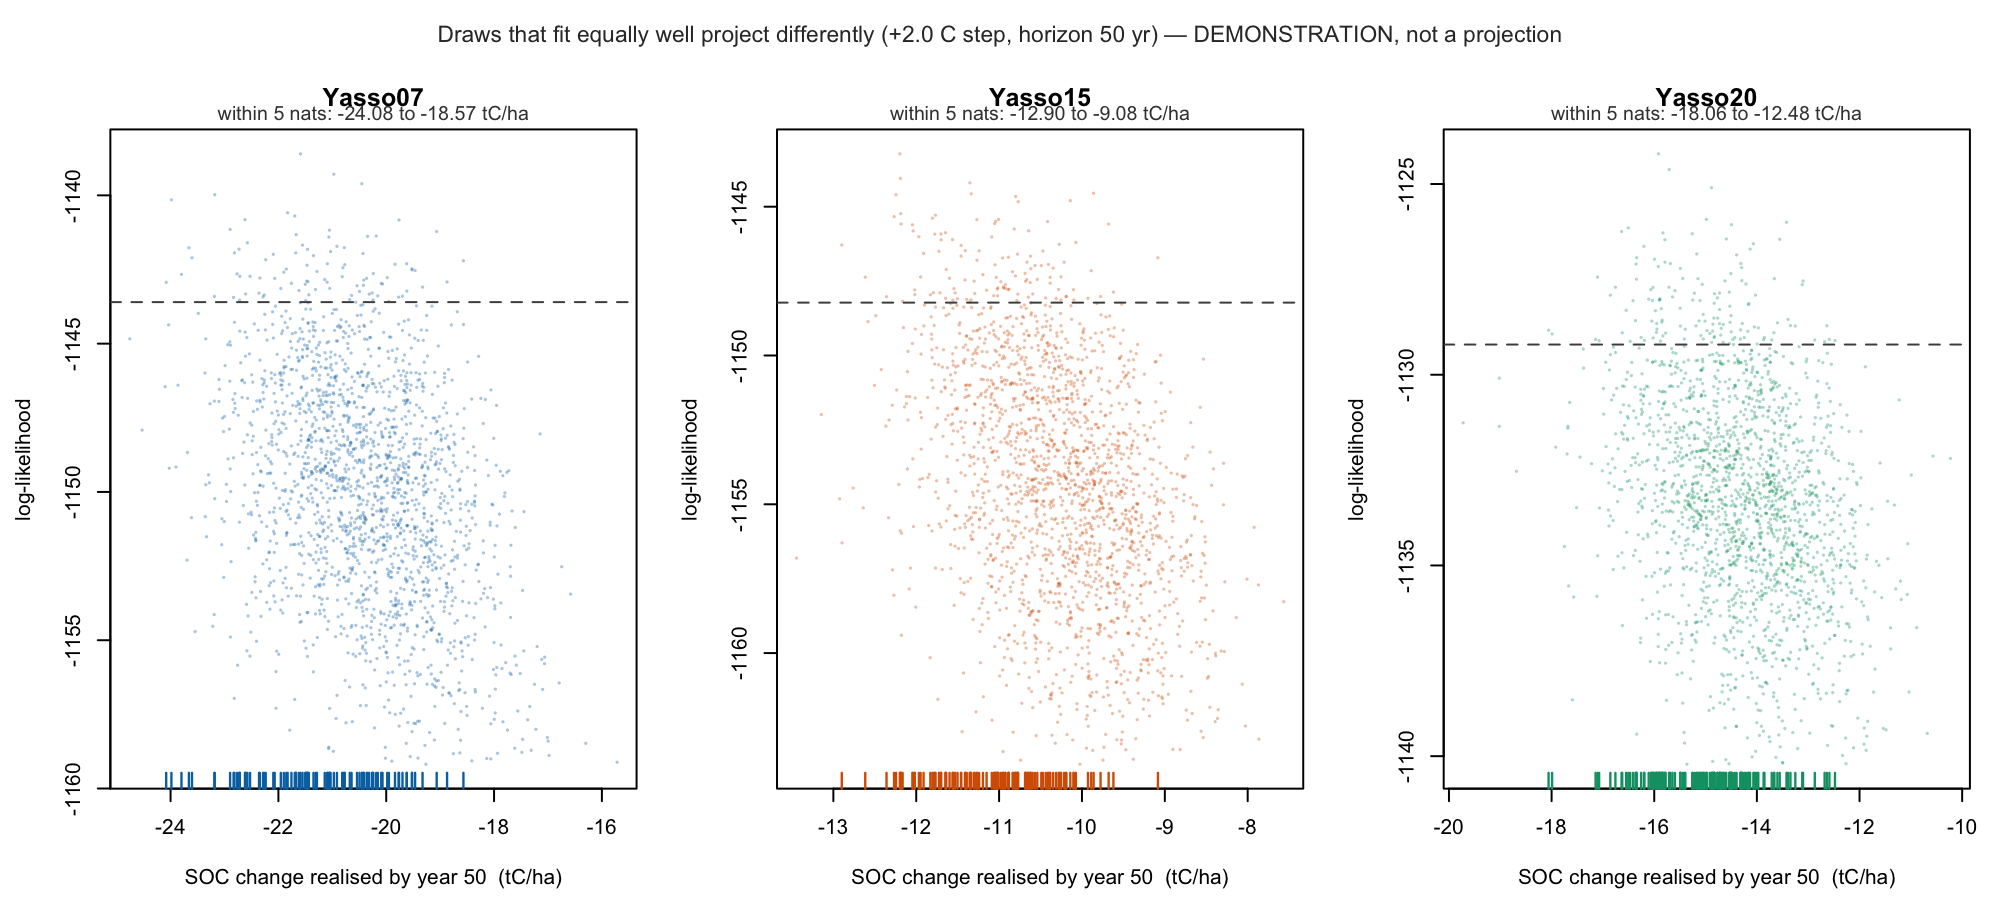

Write the R code that produced this figure.
# =============================================================================
# equifinality_forecast.R   (2026-08-14)
#
# QUESTION. High-input/short-MRT and low-input/long-MRT fit the SOC data equally
# well -- the MRT x sigma_input ridge. Does that indifference PROPAGATE INTO THE
# FORECAST, or do the two ends of the ridge project the same future?
#
# THE PREDICTION BEING TESTED, in two parts:
#   (a) EQUILIBRIUM response is DEGENERATE. At steady state C = J/(k*xi), so a
#       warming that multiplies xi by f gives C' = C/f whatever the J/k split.
#       => the FRACTIONAL equilibrium change should be uncorrelated with
#          sigma_input, i.e. constant along the ridge.
#   (b) TRANSIENT response is NOT degenerate. MRT *is* the time constant: after
#       t years a step change is realised to 1 - exp(-t/MRT). Short-MRT draws
#       have nearly finished responding; long-MRT draws are still moving.
#       => the ABSOLUTE change realised by year t should vary along the ridge
#          even where the likelihood cannot tell the draws apart.
#
# METHOD. Per posterior draw, evaluate the model's own steady-state routine at a
# fixed reference condition (same construction as intrinsic_mrt.R) twice: at the
# dataset-mean climate, and at that climate + DT. Both MRTs are properties of the
# generator, uncontaminated by sigma_init or the fit. The draw's own likelihood
# comes from the chains, so "indistinguishable in fit" is measured, not assumed.
#
# ⚠ APPROXIMATIONS, stated because they matter for how far this can be pushed:
#   * the transient uses a SINGLE exponential with the bulk MRT as time constant.
#     A multi-pool system is a sum of exponentials, so this is a first-order
#     illustration of timing, not a substitute for a forward run.
#   * a step change in climate, not a trajectory.
#   * a common J_bar across models for the absolute scale.
#   It is deliberately a demonstration that the ridge maps onto the forecast --
#   NOT a projection to be quoted.
#
# Usage:  Rscript doublechecks/equifinality_forecast.R [N_DRAW] [DT]
# =============================================================================

suppressWarnings(suppressMessages({
  a <- commandArgs(trailingOnly = TRUE)
  N_DRAW <- if (length(a) >= 1) as.integer(a[[1]]) else 1500L
  DT     <- if (length(a) >= 2) as.numeric(a[[2]]) else 2.0     # warming, degrees C
  library(BayesianTools)
}))
set.seed(2025)
J_BAR <- 2.511      # common scale, tC/ha/yr (Boris tree-litter mean)
HORIZ <- 50         # years, for the transient comparison

RID <- c(Yasso07 = "20260812_080941", Yasso15 = "20260812_080940", Yasso20 = "20260812_080940")

setup <- function(M) {
  src <- readLines(sprintf("Calibration_real_data_transient/run_%s_transient_calibration.R", M),
                   warn = FALSE)
  cut <- grep("^t_run <- system.time", src)[1]
  e <- new.env(parent = globalenv())
  invisible(capture.output(suppressMessages(
    source(textConnection(paste(src[seq_len(cut-1)], collapse="\n")), local = e))))
  st <- grep("ll_fn <- make_likelihood", src)[1]; op <- 0L; en <- NA_integer_
  for (i in seq(st, length(src))) {
    ch <- strsplit(src[i], "")[[1]]; op <- op + sum(ch=="(") - sum(ch==")")
    if (op == 0L) { en <- i; break }
  }
  ml <- as.list(str2lang(sub("^\\s*ll_fn\\s*<-\\s*","",
                             paste(src[seq(st,en)], collapse="\n"))))[-1]
  e$.to_original <- eval(ml[["to_original"]], envir = e)
  e$.assemble    <- eval(ml[["assemble_params"]], envir = e)
  e
}

ref <- local({
  e <- setup("Yasso15")
  plots <- get("plots", e); cbp <- get("climate_by_plot", e); lms <- get("litter_means", e)
  clim <- data.frame(
    temp_mean      = mean(vapply(plots, function(p) mean(cbp[[p]]$temp_mean),      numeric(1))),
    temp_amplitude = mean(vapply(plots, function(p) mean(cbp[[p]]$temp_amplitude), numeric(1))),
    precip         = mean(vapply(plots, function(p) mean(cbp[[p]]$precip),         numeric(1))))
  gm <- function(f) rowMeans(vapply(plots, function(p) as.numeric(lms[[p]][[f]]), numeric(4)))
  nwl <- gm("nwl_mean"); fwl <- gm("fwl_mean"); cwl <- gm("cwl_mean")
  tot <- sum(nwl) + sum(fwl) + sum(cwl)
  list(clim = clim, nwl = nwl/tot, fwl = fwl/tot, cwl = cwl/tot)
})
cat(sprintf("Reference: T = %.2f C (warming +%.1f C) | precip = %.0f mm | horizon %d yr\n\n",
            ref$clim$temp_mean, DT, ref$clim$precip, HORIZ))

# MRT at an arbitrary climate -- same construction as intrinsic_mrt.R
mrt_fun <- function(M, e) {
  if (M == "Yasso07") {
    ss <- get("yasso07_steady_state", e); cxm <- get("compute_xi_mean_yasso07", e)
    function(p, clim) {
      mp <- e$.assemble(p)
      xi <- cxm(clim, mp[["beta1"]], mp[["beta2"]], mp[["gamma"]])
      sum(ss(mp, ref$nwl, ref$fwl, ref$cwl, xi))
    }
  } else {
    ss <- get("yasso15_steady_state", e); cxm <- get("compute_xi_mean_yasso15", e)
    .ypn <- sprintf("%s_PARAM_NAMES", toupper(M))
    YP <- if (exists(.ypn, envir = e, inherits = FALSE)) get(.ypn, envir = e) else NULL
    function(p, clim) {
      mp <- e$.assemble(p)
      xi <- cxm(clim_ss = clim, params = if (is.null(YP)) mp else mp[YP])
      sum(ss(mp, ref$nwl, ref$fwl, ref$cwl, xi, precip_mean = clim$precip))
    }
  }
}

clim_warm <- ref$clim; clim_warm$temp_mean <- clim_warm$temp_mean + DT

res <- list()
for (M in names(RID)) {
  e <- setup(M); f <- mrt_fun(M, e); p_def <- e$.to_original(get("best_x", e))

  # Per-draw parameters AND likelihood; start=2 drops the DEzs burn-in artefact.
  # ⚠ the CHAINS store parameters in the UNCONSTRAINED space (the posterior RDS
  # that intrinsic_mrt.R reads is already physical, but it carries no likelihood).
  # So every draw must go through to_original() -- skipping that silently yields
  # MRT = 0 and a sigma_input that is really a logit coordinate.
  ch <- readRDS(sprintf("Calibration_real_data_transient/runs/%s_chains_%s.rds", M, RID[[M]]))
  S  <- do.call(rbind, lapply(ch, function(s) getSample(s, parametersOnly = FALSE, start = 2)))
  xnames <- names(get("best_x", e))
  stopifnot(all(xnames %in% colnames(S)))
  idx <- round(seq(1, nrow(S), length.out = min(N_DRAW, nrow(S))))

  o <- t(vapply(idx, function(i) {
    p <- e$.to_original(S[i, xnames])
    m0 <- tryCatch(f(p, ref$clim),  error = function(z) NA_real_)
    m1 <- tryCatch(f(p, clim_warm), error = function(z) NA_real_)
    # unname(): a named scalar from S[] would turn the column into "ll.Llikelihood"
    c(mrt0 = m0, mrt1 = m1, si = unname(p[["sigma_input"]]),
      ll = unname(S[i, "Llikelihood"]))
  }, numeric(4)))
  d <- as.data.frame(o); d <- d[is.finite(d$mrt0) & is.finite(d$mrt1) & is.finite(d$ll), ]

  d$C0     <- d$si * J_BAR * d$mrt0                 # equilibrium stock, baseline
  d$C1     <- d$si * J_BAR * d$mrt1                 # equilibrium stock, warmed
  d$eqfrac <- d$C1 / d$C0 - 1                       # (a) fractional equilibrium change
  d$dC50   <- (d$C1 - d$C0) * (1 - exp(-HORIZ / d$mrt0))   # (b) realised by year HORIZ
  res[[M]] <- d

  # The posterior IS the set of draws the data accept, so its spread is the
  # answer. A "within 1 nat" band is too thin to be informative at this
  # subsample size, so also report a band that actually contains draws, and how
  # much of the forecast spread fit quality explains at all (R^2 of ll).
  band <- d[d$ll >= max(d$ll) - 5, ]
  r2   <- summary(lm(dC50 ~ ll, data = d))$r.squared
  cat(sprintf("=== %s  (n=%d draws; %d within 5 nats of the best) ===\n", M, nrow(d), nrow(band)))
  cat(sprintf("  MRT %.1f -> %.1f yr under +%.1f C   |  sigma_input %.2f-%.2f\n",
              median(d$mrt0), median(d$mrt1), DT, quantile(d$si,.025), quantile(d$si,.975)))
  cat(sprintf("  (a) EQUILIBRIUM fractional change : %+.1f%%  [%.1f, %.1f]   corr w/ log(sigma_input) = %+.3f\n",
              100*median(d$eqfrac), 100*quantile(d$eqfrac,.025), 100*quantile(d$eqfrac,.975),
              cor(log(d$si), d$eqfrac)))
  cat(sprintf("  (b) REALISED by yr %d (tC/ha)      : %+.2f  [%.2f, %.2f]   corr w/ log(sigma_input) = %+.3f\n",
              HORIZ, median(d$dC50), quantile(d$dC50,.025), quantile(d$dC50,.975),
              cor(log(d$si), d$dC50)))
  cat(sprintf("  posterior forecast SPREAD (95%%)   : %.2f tC/ha = %.0f%% of the median loss\n",
              diff(quantile(d$dC50, c(.025,.975))),
              100*abs(diff(quantile(d$dC50, c(.025,.975))))/abs(median(d$dC50))))
  if (nrow(band) > 5)
    cat(sprintf("  within 5 nats of best fit         : %.2f to %.2f tC/ha\n",
                min(band$dC50), max(band$dC50)))
  cat(sprintf("  R^2 of log-likelihood on forecast : %.3f   <- fraction of forecast spread the FIT explains\n\n",
              r2))
}

saveRDS(res, "doublechecks/equifinality_forecast.rds")

# --- figure ------------------------------------------------------------------
png("doublechecks/equifinality_forecast.png", width = 2000, height = 900, res = 190)
par(mfrow = c(1, 3), mar = c(4.4, 4.4, 2.6, 1.2), oma = c(0, 0, 2.6, 0))
cols <- c(Yasso07 = "#0072B2", Yasso15 = "#D55E00", Yasso20 = "#009E73")
for (M in names(res)) {
  d <- res[[M]]
  rng <- range(d$ll); keep <- d$ll > quantile(d$ll, 0.02)   # trim the far tail for readability
  d <- d[keep, ]
  plot(d$dC50, d$ll, pch = 16, cex = 0.35, col = adjustcolor(cols[M], 0.35),
       xlab = sprintf("SOC change realised by year %d  (tC/ha)", HORIZ),
       ylab = "log-likelihood", main = M)
  abline(h = max(d$ll) - 5, lty = 2, col = "grey30")
  band <- d[d$ll >= max(d$ll) - 5, ]
  if (nrow(band) > 2) {
    rug(band$dC50, col = cols[M], lwd = 1.2)
    mtext(sprintf("within 5 nats: %.2f to %.2f tC/ha", min(band$dC50), max(band$dC50)),
          side = 3, line = 0.2, cex = 0.62, col = "grey25")
  }
}
mtext(sprintf("Draws that fit equally well project differently (+%.1f C step, horizon %d yr) — DEMONSTRATION, not a projection",
              DT, HORIZ), side = 3, line = 0.7, outer = TRUE, cex = 0.72, col = "grey20")
dev.off()
cat("wrote doublechecks/equifinality_forecast.{rds,png}\n")
